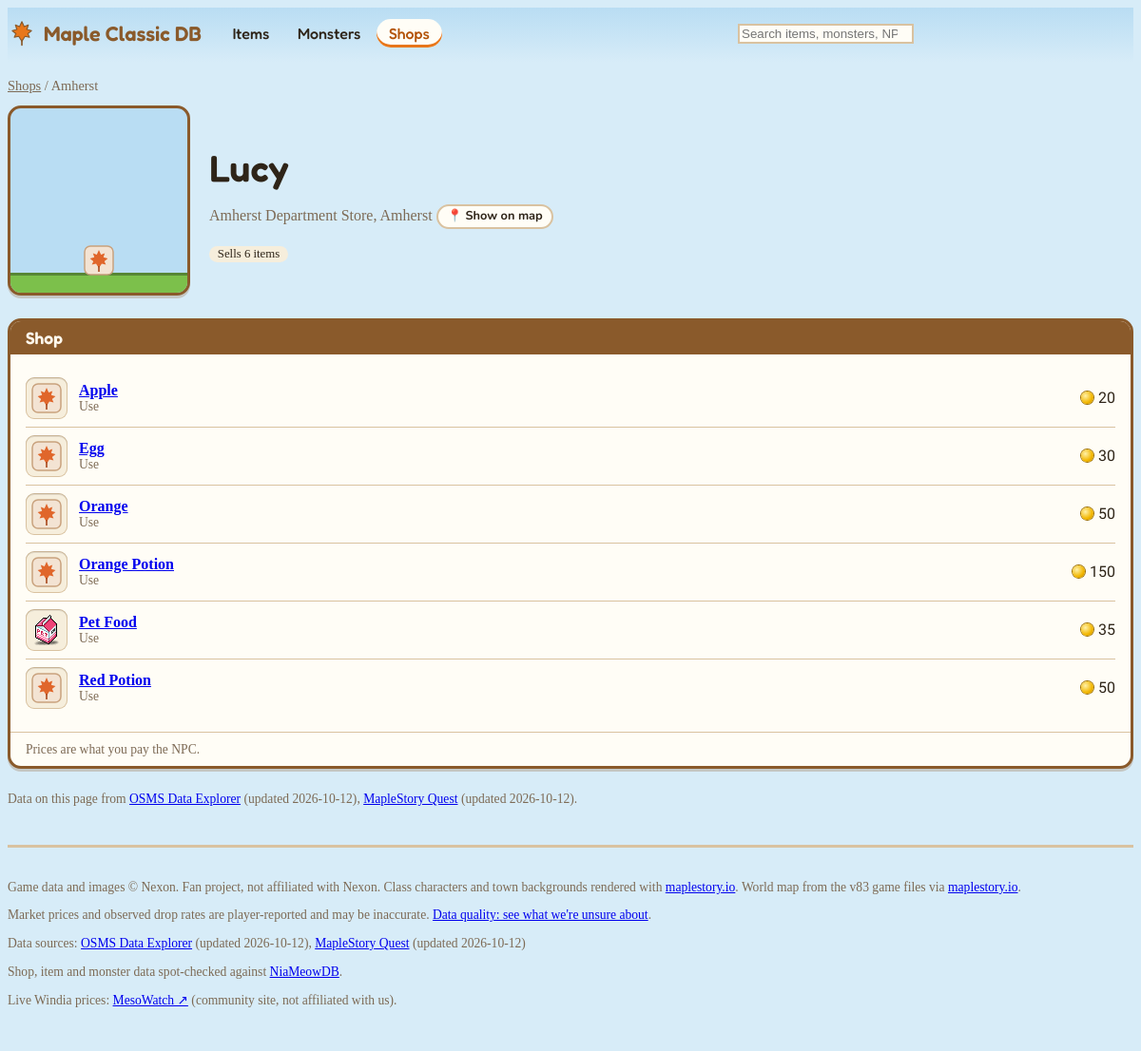
The page /npcs/21 on the database its author committed.
### app/models.py (models this page shows)
class Base(DeclarativeBase):
    """Parent class that all tables inherit from."""

class Npc(Base):
    __tablename__ = "npcs"
    id: Mapped[int] = mapped_column(primary_key=True, autoincrement=False)
    name: Mapped[str] = mapped_column(String(200), index=True)
    town: Mapped[Optional[str]] = mapped_column(String(100))
    map_name: Mapped[Optional[str]] = mapped_column(String(200))
    note: Mapped[Optional[str]] = mapped_column(String(200))
    source_id: Mapped[int] = mapped_column(ForeignKey("sources.id"))
    source: Mapped[Source] = relationship()
    shop_items: Mapped[list["ShopItem"]] = relationship(back_populates="npc")
    npc_maps: Mapped[list["NpcMap"]] = relationship(back_populates="npc")  # where it stands

class Item(Base):
    __tablename__ = "items"
    id: Mapped[int] = mapped_column(primary_key=True, autoincrement=False)
    name: Mapped[str] = mapped_column(String(200), index=True)
    category: Mapped[str] = mapped_column(String(20))  # equip / use / etc / setup
    sub_type: Mapped[Optional[str]] = mapped_column(String(50))
    level_req: Mapped[Optional[int]]
    job: Mapped[Optional[str]] = mapped_column(String(30))
    stats: Mapped[Optional[dict]] = mapped_column(JSON)
    description: Mapped[Optional[str]]
    npc_sell_price: Mapped[Optional[int]]
    icon_url: Mapped[Optional[str]] = mapped_column(String(500))
    equip_slot: Mapped[Optional[str]] = mapped_column(String(20), index=True)  # Hat / Top / ... / Weapon
    weapon_type: Mapped[Optional[str]] = mapped_column(String(30))  # e.g. "1H Sword", "Claw"
    jobs: Mapped[list] = mapped_column(JSON, default=list)  # e.g. ["Warrior", "Thief"]; [] = any class
    source_id: Mapped[int] = mapped_column(ForeignKey("sources.id"))
    source: Mapped[Source] = relationship()
    drops: Mapped[list["Drop"]] = relationship(back_populates="item")
    shop_items: Mapped[list["ShopItem"]] = relationship(back_populates="item")
    price_reports: Mapped[list["PriceReport"]] = relationship(back_populates="item")
    drop_reports: Mapped[list["DropReport"]] = relationship(back_populates="item")
    recipes: Mapped[list["Recipe"]] = relationship(back_populates="output_item")  # recipes that craft this
    used_in: Mapped[list["RecipeIngredient"]] = relationship(back_populates="item")  # as an ingredient
    quest_rewards: Mapped[list["QuestReward"]] = relationship(back_populates="item")

class Source(Base):
    __tablename__ = "sources"
    id: Mapped[int] = mapped_column(primary_key=True)
    name: Mapped[str] = mapped_column(String(100), unique=True)
    url: Mapped[Optional[str]] = mapped_column(String(500))
    last_scraped: Mapped[Optional[datetime]] = mapped_column(DateTime)
    notes: Mapped[Optional[str]]

### app/main.py (the view)
@app.get("/npcs/{npc_id}")
def npc_page(request: Request, npc_id: int, db: Session = Depends(get_db)):
    data = queries.npc_detail(db, npc_id)
    if data is None:
        raise HTTPException(status_code=404, detail="NPC not found")
    return render(request, "npc.html", page_title=data["npc"]["name"], **data)

### app/templates/npc.html (shortened to what this page needs)
{% extends "base.html" %}
{% import "partials/macros.html" as m %}
{% block content %}
<p class="breadcrumb"><a href="/shops">Shops</a>{% if npc.town %} / {{ npc.town }}{% endif %}</p>
<div class="hero">
  <div class="stage">{{ m.art("npcs", npc.id, npc.name, alt=npc.name) }}</div>
  <div>
    <h1>{{ npc.name }}</h1>
    <p class="muted">{{ npc.location or npc.town or "Location unknown" }}
      {% if npc.world %}{{ m.ping_button("npc=" ~ npc.id, npc.name) }}{% endif %}</p>
    {% if shop %}<p><span class="pill pill-tag">Sells {{ shop | length }} item{{ '' if shop | length == 1 else 's' }}</span></p>{% endif %}
  </div>
</div>
<section class="win" aria-labelledby="shop-title">
  <h2 class="win-title" id="shop-title">Shop</h2>
  <div class="win-body">
    {% if shop %}
      <ul class="rows">
        {% for s in shop %}
          <li>
            {{ m.slot(s.item.id, s.item.name) }}
            <span class="main">
              <a href="/items/{{ s.item.id }}">{{ s.item.name }}</a>
              {% if s.item.category %}<span class="sub">{{ s.item.category | capitalize }}</span>{% endif %}
            </span>
            <span class="end">{{ m.mesos(s.buy_price) }}</span>
          </li>
        {% endfor %}
      </ul>
    {% else %}
      <div class="empty-state">
        <p class="big">This NPC doesn't sell anything.</p>
        <p class="muted">Or we don't have their shop list yet.</p>
        <a class="button-link" href="/shops">See all shops</a>
      </div>
    {% endif %}
  </div>
  {% if shop %}<p class="win-note">Prices are what you pay the NPC.</p>{% endif %}
</section>
{{ m.source_credits(sources) }}
{% endblock %}

### app/templates/base.html (shortened to what this page needs)
{%- set path = request.url.path if request else "/" -%}
<!doctype html>
<html lang="en">
<head>
  <link rel="stylesheet" href="https://cdn.jsdelivr.net/npm/@picocss/pico@2.0.6/css/pico.min.css">
  <link rel="stylesheet" href="{{ url_for('static', path='css/site.css') }}">
</head>
<body>
  <header class="site-header">
    <div class="container bar">
      <a href="/" class="brand">
        Maple Classic DB
      </a>
      <nav aria-label="Main">
        <ul class="main-nav">
          <li><a href="/items" {% if path.startswith('/items') %}aria-current="page"{% endif %}>Items</a></li>
          <li><a href="/monsters" {% if path.startswith('/monsters') %}aria-current="page"{% endif %}>Monsters</a></li>
          <li><a href="/shops" {% if path.startswith('/shops') or path.startswith('/npcs') %}aria-current="page"{% endif %}>Shops</a></li>
        </ul>
      </nav>
      {% block header_search %}
        {% include "partials/search_box.html" %}
      {% endblock %}
    </div>
  </header>
  <main class="container">
    {% block content %}{% endblock %}
  </main>
  <footer class="site-footer">
    <div class="container">
      <p>Game data and images © Nexon. Fan project, not affiliated with Nexon.
        Class characters and town backgrounds rendered with <a href="https://maplestory.io/">maplestory.io</a>.
        World map from the v83 game files via <a href="https://maplestory.io/">maplestory.io</a>.</p>
      <p>Market prices and observed drop rates are player-reported and may be inaccurate.
        <a href="/audit">Data quality: see what we're unsure about</a>.</p>
      <p>Data sources:
        {% if sources %}
          {% for s in sources %}
            {% if s.url %}<a href="{{ s.url }}" target="_blank" rel="noopener">{{ s.name }}</a>{% else %}{{ s.name }}{% endif %}{% if s.last_scraped %} (updated {{ s.last_scraped }}){% endif %}{% if not loop.last %}, {% endif %}
          {% endfor %}
        {% else %}
          OSMS client datamine,
          <a href="https://maplestory.quest/" target="_blank" rel="noopener">MapleStory Quest</a>
        {% endif %}
      </p>
      <p>Shop, item and monster data spot-checked against
        <a href="https://meowdb.com/msclassic/" target="_blank" rel="noopener">NiaMeowDB</a>.</p>
      <p>Live Windia prices:
        <a href="https://meso.watch/" target="_blank" rel="noopener">MesoWatch ↗</a>
        (community site, not affiliated with us).</p>
    </div>
  </footer>
</body>
</html>

### app/templates/partials/macros.html (shortened to what this page needs)
{% macro mesos(n) -%}
  {%- if n is none or n is undefined -%}<span class="muted">—</span>
  {%- else -%}{%- set unit = "meso" if n == 1 else "mesos" -%}
  <span class="mesos" title="{{ '{:,}'.format(n) }} {{ unit }}">{{ "{:,}".format(n) }}<span class="visually-hidden"> {{ unit }}</span></span>{%- endif -%}
{%- endmacro %}
{% macro sprite(kind, id, name, size="", alt="") -%}
  {%- set ext = "webp" if kind == "monsters" else "png" -%}
  <img class="icon {{ size }}" src="/static/img/{{ kind }}/{{ id }}.{{ ext }}" alt="{{ alt }}" loading="lazy"
       title="{{ name }}" onerror="this.onerror=null;this.src='/static/img/placeholder.svg'">
{%- endmacro %}
{% macro art(kind, id, name, alt="") -%}
  {%- set ext = "webp" if kind == "monsters" else "png" -%}
  <img src="/static/img/{{ kind }}/{{ id }}.{{ ext }}" alt="{{ alt }}" loading="lazy"
       title="{{ name }}" onerror="this.onerror=null;this.src='/static/img/placeholder.svg'">
{%- endmacro %}
{% macro slot(id, name, qty=none, size="") -%}
  <span class="slot {{ size }}">{{ sprite("items", id, name) }}{% if qty and qty > 1 %}<span class="qty" aria-hidden="true">{{ qty }}</span>{% endif %}</span>
{%- endmacro %}
{% macro source_credits(sources) -%}
  {%- if sources -%}
  <p class="credits">Data on this page from
    {% for s in sources -%}
      {%- if s.url %}<a href="{{ s.url }}" target="_blank" rel="noopener">{{ s.name }}</a>{% else %}{{ s.name }}{% endif -%}
      {%- if s.last_scraped %} (updated {{ s.last_scraped }}){% endif -%}
      {%- if not loop.last %}, {% endif -%}
    {%- endfor %}.
  </p>
  {%- endif -%}
{%- endmacro %}
{% macro ping_button(query, label, text="Show on map") -%}
  <a class="ping-btn" role="button" href="/api/locate?{{ query }}" data-locate="{{ query }}" data-label="{{ label }}"
     {% if not text %}aria-label="Show {{ label }} on the map" title="Show on map"{% endif %}><span aria-hidden="true">📍</span>{% if text %} {{ text }}{% endif %}</a>
{%- endmacro %}

### rows shown on the page
Npc: town "Amherst", name "Lucy"
Item: item.name "Apple", item.category "Use"
Item: item.name "Egg", item.category "Use"
Item: item.name "Orange", item.category "Use"
Item: item.name "Orange Potion", item.category "Use"
Item: id (picture), item.name "Pet Food", item.category "Use"
Item: item.name "Red Potion", item.category "Use"
Source: name "OSMS Data Explorer", last_scraped "2026-10-12"
Source: name "MapleStory Quest", last_scraped "2026-10-12"

### other values the page prints
{{ npc.location or npc.town or "Location unknown" }} "Amherst Department Store, Amherst"
{{ text }} "Show on map"
{{ shop | length }} "6"
{{ '' if shop | length == 1 else 's' }} "s"
{{ "{:,}".format(n) }} "20" "30" "50" "150" "35" "50"
